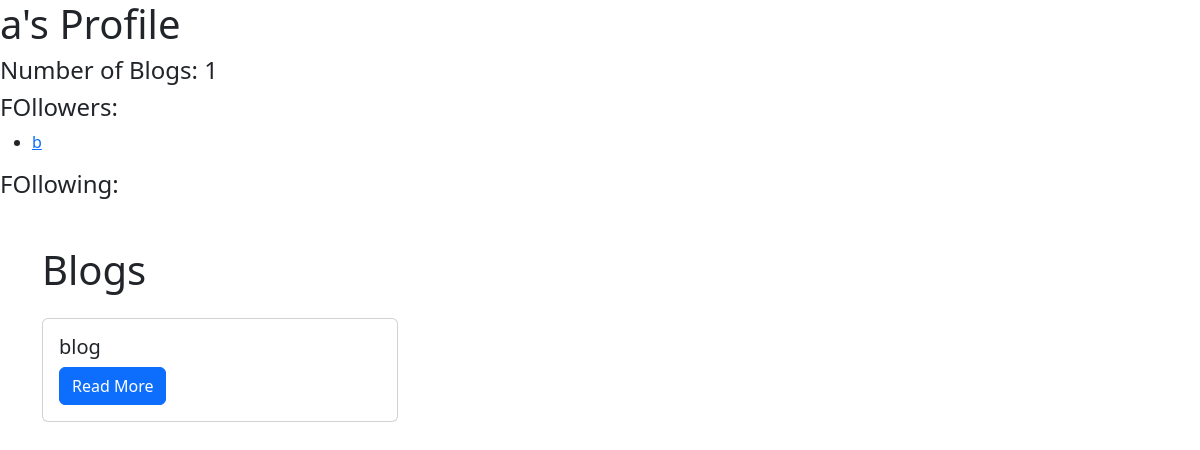
The app's page /user/a (signed in), older data.
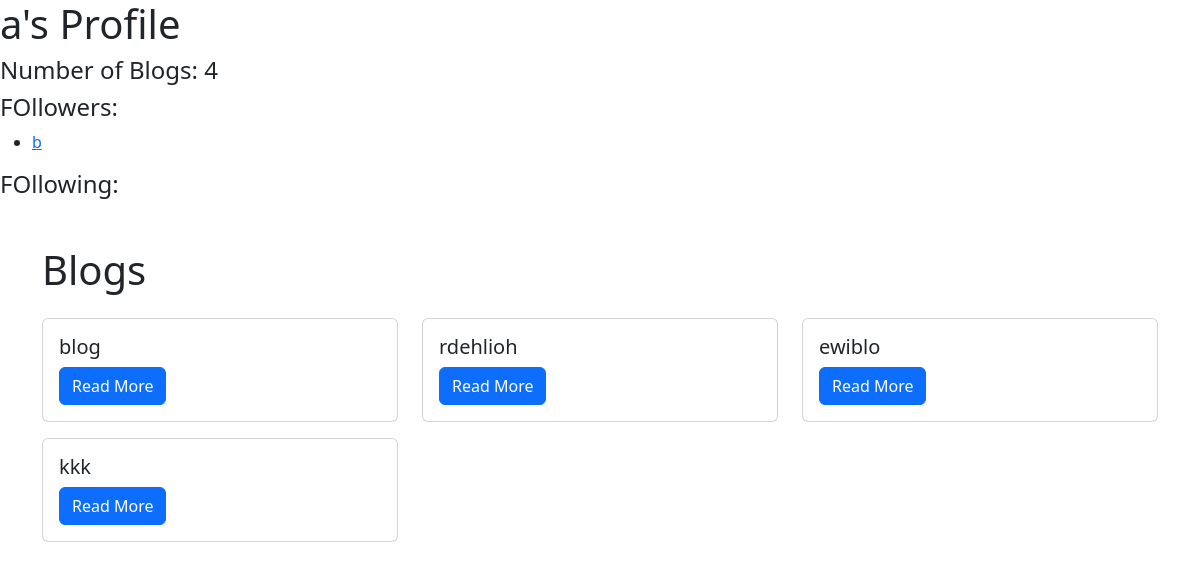
The same page, newer data.
### application/models.py (models this page shows, shortened)
class User(db.Model):
    __tablename__ = 'user'
    id = db.Column(db.Integer, primary_key=True)
    username = db.Column(db.String(15), nullable=False, unique=True)
    password = db.Column(db.String(100), nullable=False)
    profile_pic = db.Column(db.String(200), nullable=True)
    blogs = db.relationship('Blog', backref='author')
    def followers(self):
        return User.query.join(Follow, Follow.follower_id==User.id).filter(Follow.followed_id==self.id).all()
    def following(self):
        return User.query.join(Follow, Follow.followed_id==User.id).filter(Follow.follower_id==self.id).all()

class Blog(db.Model):
    id = db.Column(db.Integer, primary_key=True)
    title = db.Column(db.String(150), nullable=False)
    content = db.Column(db.String(500), nullable=False)
    image_url = db.Column(db.String(200), nullable=True)
    timestamp = db.Column(db.DateTime, default=datetime.utcnow)
    user_id = db.Column(db.Integer, db.ForeignKey('user.id'), nullable = False)

### application/controllers.py (the view, shortened to what this page needs)
@app.route('/user/<username>')
def user_profile(username):
    user = User.query.filter_by(username=username).first()
    blogs = Blog.query.filter_by(user_id=user.id).all()
    number_of_blogs = len(blogs)
    if 'username' in session and session['username'] == username:
        return render_template('user_profile.html', user=user, blogs=blogs, followers=user.followers(), following=user.following(), number_of_blogs=number_of_blogs, is_self=True)

### templates/user_profile.html (shortened to what this page needs)
{% extends "base.html" %} {% block content %}
<h1>{{user.username}}'s Profile</h1>
<h4>Number of Blogs: {{number_of_blogs}}</h4>
{% if not is_self %} No. of followers: {{number_followers}} No. of following:
{{number_following}} {% if is_following %}
<a href="{{ url_for('unfollow_route', username=user.username) }}"> Unfollow</a>
{% else %}
<a href="{{ url_for('follow_route', username=user.username) }}">FOllow</a>
{% endif %} {% else %}
<h4>FOllowers:</h4>
<ul>
  {% for follower in followers %}
  <li>
    <a href="{{ url_for('user_profile', username=follower.username) }}"
      >{{follower.username}}</a
    >
  </li>
  {% endfor %}
</ul>
<h4>FOllowing:</h4>
{% endif %}
<div class="container mt-5">
  <div class="row">
    <h1>Blogs</h1>
    {% for blog in blogs %}
    <div class="col-md-4">
      <div class="card mt-3">
        <div class="card-body">
          <h5 class="card-title">{{ blog.title }}</h5>
          <a href="{{ url_for('blog', id=blog.id)}}" class="btn btn-primary"
            >Read More</a
          >
        </div>
      </div>
    </div>
    {% endfor %}
  </div>
</div>
{% endblock %}

Row changes from the older to the newer data that the page shows:
added Blog: title "rdehlioh"
added Blog: title "ewiblo"
added Blog: title "kkk"
Text that changed along with them:
{{ number_of_blogs }}: "1" → "4"
